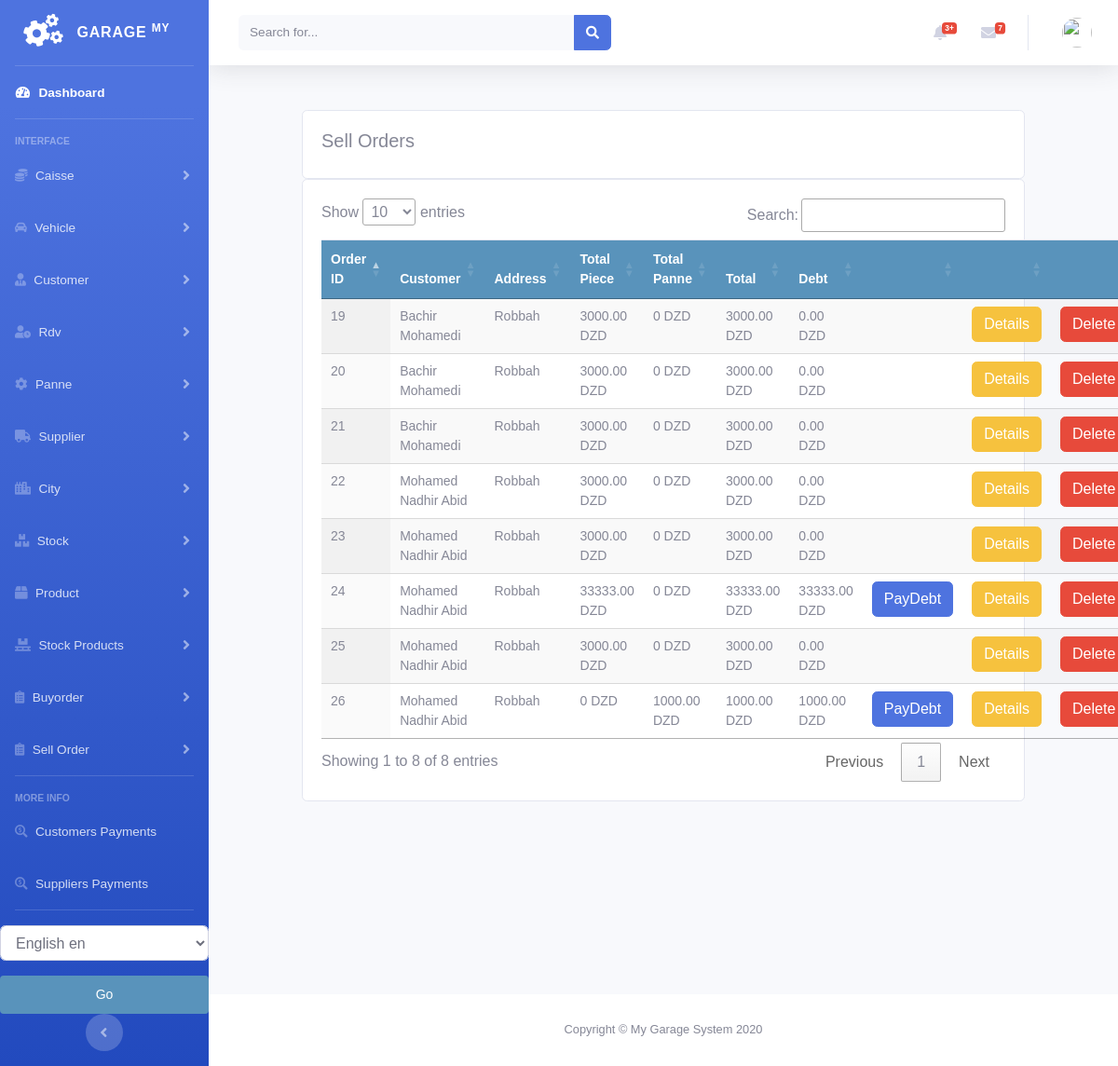
The page /sellorder/sellorder_list on the database as committed earlier.
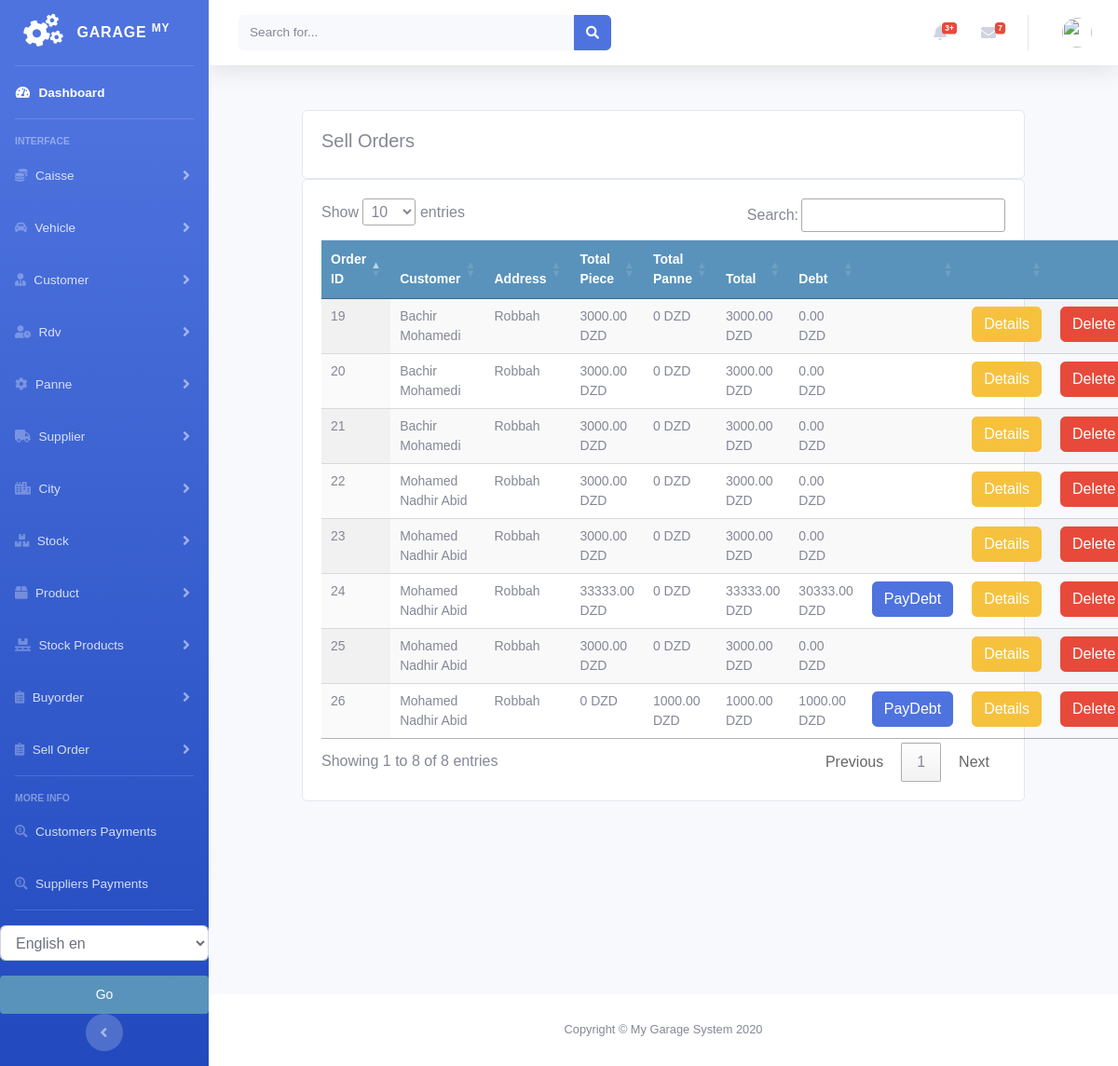
The same page on the database as committed later.
### sellorder/models.py (models this page shows, shortened)
class Order(models.Model):
    customer = models.ForeignKey(Customer, on_delete=models.DO_NOTHING)
    vehicle = models.ForeignKey(Vehicle, on_delete=models.DO_NOTHING, null=True, blank=True)
    created = models.DateTimeField(auto_now_add=True)
    updated = models.DateTimeField(auto_now=True)
    debt = models.DecimalField(max_digits=10, decimal_places=2, null=True, blank=True, default=0)
    total_price = models.DecimalField(max_digits=10, decimal_places=2, null=True, blank=True, default=0)
    paid = models.BooleanField(default=False)
    confirmed = models.BooleanField(default=False)
    class Meta:
        ordering = ('-created',)
    def get_total_cost(self):
        return sum(item.get_cost() for item in self.items.all())
    def get_total_panne(self):
        return sum(item.get_cost() for item in self.pannes.all())
    def get_total_item_panne(self):
        return sum(item.get_cost() for item in self.pannes.all()) + sum(item.get_cost() for item in self.items.all())

class OrderItem(models.Model):
    order = models.ForeignKey(Order,
                              related_name='items',
                              on_delete=models.CASCADE)
    stockproduct = models.ForeignKey(StockProduct,
                                     related_name='order_item',
                                     on_delete=models.DO_NOTHING, null=True, blank=True)
    price = models.DecimalField(max_digits=10, decimal_places=2)
    quantity = models.PositiveIntegerField(default=1)
    def get_cost(self):
        return self.price * self.quantity

### customer/models.py (models this page shows, shortened)
class Customer(models.Model):
    firstname = models.CharField(max_length=250, null=True)
    lastname = models.CharField(max_length=250, null=True)
    address = models.CharField(max_length=200, null=True)
    phone = models.CharField(max_length=200, null=True)
    national_number = models.CharField(max_length=200, null=True)
    email = models.EmailField(null=True)
    date_created = models.DateTimeField(auto_now_add=True, null=True)
    date_joined = models.DateField(null=True)
    debt = models.DecimalField(max_digits=10, decimal_places=2, null=True, default=0)
    def __str__(self):
        return self.firstname + " " + self.lastname

### sellorder/views.py (the view)
# urls.py: path('sellorder_list', views.sellorder_list, name='sellorder_list'),
def sellorder_list(request):
    sellorders = Order.objects.all()
    context = {
        'sellorders': sellorders
    }
    return render(request, 'sellorder/list_sellorder.html', context)

### sellorder/models.py (called while the page is built)
    def get_cost(self):
        return self.price

### sellorder/templates/sellorder/list_sellorder.html (shortened to what this page needs)
{% extends 'home.html' %}
{% load static %}
{% block content %}
<br>
<div class="row">
    <div class="col-md">
        <div class="card card-body">
            <h5>Sell Orders</h5>
        </div>
        <div class="card card-body">
            <table id="table_id" class="table display text-center">
                <thead>
                <tr>
                    <th>Order ID</th>
                    <th>Customer</th>
                    <th>Address</th>
                    <th>Total Piece</th>
                    <th>Total Panne</th>
                    <th>Total</th>
                    <th>Debt</th>
                    <th></th>
                    <th></th>
                    <th></th>
                </tr>
                </thead>
                <tbody>
                {% for order in sellorders %}
                <tr>
                    <td>{{order.id}}</td>
                    <td>{{order.customer}}</td>
                    <td>{{order.customer.address}}</td>
                    <td>{{order.get_total_cost}} DZD</td>
                    <td>{{order.get_total_panne}} DZD</td>
                    <td>{{order.get_total_item_panne}} DZD</td>
                    <td>{{order.debt}} DZD</td>
                    <td>
                        {% if order.debt > 0%}
                            <a class="btn btn-primary " href="{% url 'payments:create_customer_payment' order.id %}">PayDebt</a>
                        {% endif %}
                    </td>
                    <td>
                           <a class="btn btn-warning " href="{% url 'sellorder:sellorder_details' order.id %}">Details</a>
                    </td>
                    <td>
                           <a class="btn btn-danger " href="{% url 'sellorder:sellorder_delete' order.id %}">Delete</a>
                    </td>
                </tr>
                {% endfor %}
                </tbody>
            </table>
        </div>
    </div>
</div>
{% endblock %}
{% block jsscript %}
<link rel="stylesheet" href="https://ajax.googleapis.com/ajax/libs/jqueryui/1.12.1/themes/smoothness/jquery-ui.css">
<link rel="stylesheet" href="https://cdnjs.cloudflare.com/ajax/libs/chosen/1.8.7/chosen.min.css"/>
<link rel="stylesheet" type="text/css" href="https://cdn.datatables.net/1.10.22/css/jquery.dataTables.css">
{% endblock %}

Rows that differ between the two databases and show on the page:
changed Order id 24: debt "33333.00" → "30333.00"
